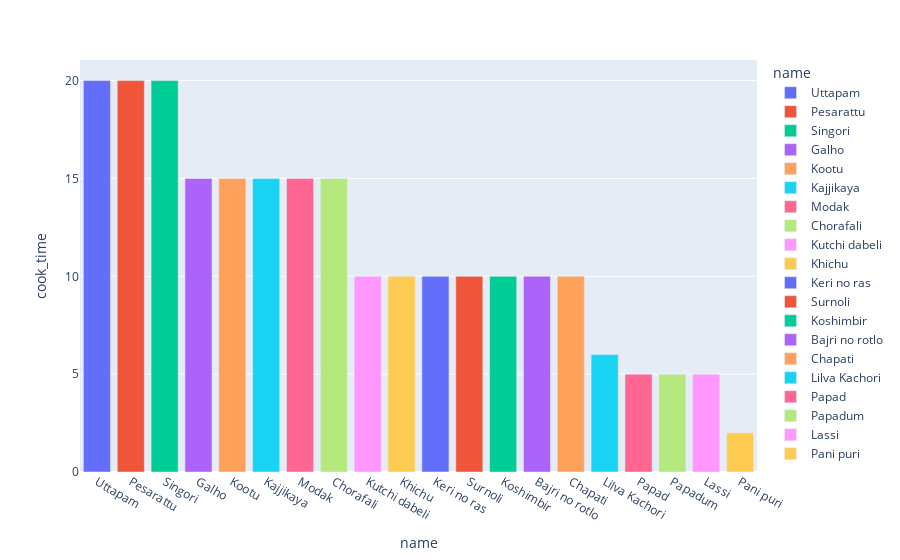

This figure's notebook cell:
### Code cell
fig=px.bar(cooking_time,y='cook_time', x='name', color='name')
fig.show()

### Figure 1 — Plotly figure (JSON) as saved in the notebook; plotly's stock layout.template omitted (floating-point values rounded to 4 significant figures)
{"data": [{"alignmentgroup": "True", "hovertemplate": "name=%{x}<br>cook_time=%{y}<extra></extra>", "legendgroup": "Uttapam", "marker": {"color": "#636efa", "pattern": {"shape": ""}}, "name": "Uttapam", "offsetgroup": "Uttapam", "orientation": "v", "showlegend": true, "textposition": "auto", "type": "bar", "x": ["Uttapam"], "xaxis": "x", "y": [20], "yaxis": "y"}, {"alignmentgroup": "True", "hovertemplate": "name=%{x}<br>cook_time=%{y}<extra></extra>", "legendgroup": "Pesarattu", "marker": {"color": "#EF553B", "pattern": {"shape": ""}}, "name": "Pesarattu", "offsetgroup": "Pesarattu", "orientation": "v", "showlegend": true, "textposition": "auto", "type": "bar", "x": ["Pesarattu"], "xaxis": "x", "y": [20], "yaxis": "y"}, {"alignmentgroup": "True", "hovertemplate": "name=%{x}<br>cook_time=%{y}<extra></extra>", "legendgroup": "Singori", "marker": {"color": "#00cc96", "pattern": {"shape": ""}}, "name": "Singori", "offsetgroup": "Singori", "orientation": "v", "showlegend": true, "textposition": "auto", "type": "bar", "x": ["Singori"], "xaxis": "x", "y": [20], "yaxis": "y"}, {"alignmentgroup": "True", "hovertemplate": "name=%{x}<br>cook_time=%{y}<extra></extra>", "legendgroup": "Galho", "marker": {"color": "#ab63fa", "pattern": {"shape": ""}}, "name": "Galho", "offsetgroup": "Galho", "orientation": "v", "showlegend": true, "textposition": "auto", "type": "bar", "x": ["Galho"], "xaxis": "x", "y": [15], "yaxis": "y"}, {"alignmentgroup": "True", "hovertemplate": "name=%{x}<br>cook_time=%{y}<extra></extra>", "legendgroup": "Kootu", "marker": {"color": "#FFA15A", "pattern": {"shape": ""}}, "name": "Kootu", "offsetgroup": "Kootu", "orientation": "v", "showlegend": true, "textposition": "auto", "type": "bar", "x": ["Kootu"], "xaxis": "x", "y": [15], "yaxis": "y"}, {"alignmentgroup": "True", "hovertemplate": "name=%{x}<br>cook_time=%{y}<extra></extra>", "legendgroup": "Kajjikaya", "marker": {"color": "#19d3f3", "pattern": {"shape": ""}}, "name": "Kajjikaya", "offsetgroup": "Kajjikaya", "orientation": "v", "showlegend": true, "textposition": "auto", "type": "bar", "x": ["Kajjikaya"], "xaxis": "x", "y": [15], "yaxis": "y"}, {"alignmentgroup": "True", "hovertemplate": "name=%{x}<br>cook_time=%{y}<extra></extra>", "legendgroup": "Modak", "marker": {"color": "#FF6692", "pattern": {"shape": ""}}, "name": "Modak", "offsetgroup": "Modak", "orientation": "v", "showlegend": true, "textposition": "auto", "type": "bar", "x": ["Modak"], "xaxis": "x", "y": [15], "yaxis": "y"}, {"alignmentgroup": "True", "hovertemplate": "name=%{x}<br>cook_time=%{y}<extra></extra>", "legendgroup": "Chorafali", "marker": {"color": "#B6E880", "pattern": {"shape": ""}}, "name": "Chorafali", "offsetgroup": "Chorafali", "orientation": "v", "showlegend": true, "textposition": "auto", "type": "bar", "x": ["Chorafali"], "xaxis": "x", "y": [15], "yaxis": "y"}, {"alignmentgroup": "True", "hovertemplate": "name=%{x}<br>cook_time=%{y}<extra></extra>", "legendgroup": "Kutchi dabeli", "marker": {"color": "#FF97FF", "pattern": {"shape": ""}}, "name": "Kutchi dabeli", "offsetgroup": "Kutchi dabeli", "orientation": "v", "showlegend": true, "textposition": "auto", "type": "bar", "x": ["Kutchi dabeli"], "xaxis": "x", "y": [10], "yaxis": "y"}, {"alignmentgroup": "True", "hovertemplate": "name=%{x}<br>cook_time=%{y}<extra></extra>", "legendgroup": "Khichu", "marker": {"color": "#FECB52", "pattern": {"shape": ""}}, "name": "Khichu", "offsetgroup": "Khichu", "orientation": "v", "showlegend": true, "textposition": "auto", "type": "bar", "x": ["Khichu"], "xaxis": "x", "y": [10], "yaxis": "y"}, {"alignmentgroup": "True", "hovertemplate": "name=%{x}<br>cook_time=%{y}<extra></extra>", "legendgroup": "Keri no ras", "marker": {"color": "#636efa", "pattern": {"shape": ""}}, "name": "Keri no ras", "offsetgroup": "Keri no ras", "orientation": "v", "showlegend": true, "textposition": "auto", "type": "bar", "x": ["Keri no ras"], "xaxis": "x", "y": [10], "yaxis": "y"}, {"alignmentgroup": "True", "hovertemplate": "name=%{x}<br>cook_time=%{y}<extra></extra>", "legendgroup": "Surnoli", "marker": {"color": "#EF553B", "pattern": {"shape": ""}}, "name": "Surnoli", "offsetgroup": "Surnoli", "orientation": "v", "showlegend": true, "textposition": "auto", "type": "bar", "x": ["Surnoli"], "xaxis": "x", "y": [10], "yaxis": "y"}, {"alignmentgroup": "True", "hovertemplate": "name=%{x}<br>cook_time=%{y}<extra></extra>", "legendgroup": "Koshimbir", "marker": {"color": "#00cc96", "pattern": {"shape": ""}}, "name": "Koshimbir", "offsetgroup": "Koshimbir", "orientation": "v", "showlegend": true, "textposition": "auto", "type": "bar", "x": ["Koshimbir"], "xaxis": "x", "y": [10], "yaxis": "y"}, {"alignmentgroup": "True", "hovertemplate": "name=%{x}<br>cook_time=%{y}<extra></extra>", "legendgroup": "Bajri no rotlo", "marker": {"color": "#ab63fa", "pattern": {"shape": ""}}, "name": "Bajri no rotlo", "offsetgroup": "Bajri no rotlo", "orientation": "v", "showlegend": true, "textposition": "auto", "type": "bar", "x": ["Bajri no rotlo"], "xaxis": "x", "y": [10], "yaxis": "y"}, {"alignmentgroup": "True", "hovertemplate": "name=%{x}<br>cook_time=%{y}<extra></extra>", "legendgroup": "Chapati", "marker": {"color": "#FFA15A", "pattern": {"shape": ""}}, "name": "Chapati", "offsetgroup": "Chapati", "orientation": "v", "showlegend": true, "textposition": "auto", "type": "bar", "x": ["Chapati"], "xaxis": "x", "y": [10], "yaxis": "y"}, {"alignmentgroup": "True", "hovertemplate": "name=%{x}<br>cook_time=%{y}<extra></extra>", "legendgroup": "Lilva Kachori", "marker": {"color": "#19d3f3", "pattern": {"shape": ""}}, "name": "Lilva Kachori", "offsetgroup": "Lilva Kachori", "orientation": "v", "showlegend": true, "textposition": "auto", "type": "bar", "x": ["Lilva Kachori"], "xaxis": "x", "y": [6], "yaxis": "y"}, {"alignmentgroup": "True", "hovertemplate": "name=%{x}<br>cook_time=%{y}<extra></extra>", "legendgroup": "Papad", "marker": {"color": "#FF6692", "pattern": {"shape": ""}}, "name": "Papad", "offsetgroup": "Papad", "orientation": "v", "showlegend": true, "textposition": "auto", "type": "bar", "x": ["Papad"], "xaxis": "x", "y": [5], "yaxis": "y"}, {"alignmentgroup": "True", "hovertemplate": "name=%{x}<br>cook_time=%{y}<extra></extra>", "legendgroup": "Papadum", "marker": {"color": "#B6E880", "pattern": {"shape": ""}}, "name": "Papadum", "offsetgroup": "Papadum", "orientation": "v", "showlegend": true, "textposition": "auto", "type": "bar", "x": ["Papadum"], "xaxis": "x", "y": [5], "yaxis": "y"}, {"alignmentgroup": "True", "hovertemplate": "name=%{x}<br>cook_time=%{y}<extra></extra>", "legendgroup": "Lassi", "marker": {"color": "#FF97FF", "pattern": {"shape": ""}}, "name": "Lassi", "offsetgroup": "Lassi", "orientation": "v", "showlegend": true, "textposition": "auto", "type": "bar", "x": ["Lassi"], "xaxis": "x", "y": [5], "yaxis": "y"}, {"alignmentgroup": "True", "hovertemplate": "name=%{x}<br>cook_time=%{y}<extra></extra>", "legendgroup": "Pani puri", "marker": {"color": "#FECB52", "pattern": {"shape": ""}}, "name": "Pani puri", "offsetgroup": "Pani puri", "orientation": "v", "showlegend": true, "textposition": "auto", "type": "bar", "x": ["Pani puri"], "xaxis": "x", "y": [2], "yaxis": "y"}], "layout": {"barmode": "relative", "legend": {"title": {"text": "name"}, "tracegroupgap": 0}, "margin": {"t": 60}, "xaxis": {"anchor": "y", "categoryarray": ["Uttapam", "Pesarattu", "Singori", "Galho", "Kootu", "Kajjikaya", "Modak", "Chorafali", "Kutchi dabeli", "Khichu", "Keri no ras", "Surnoli", "Koshimbir", "Bajri no rotlo", "Chapati", "Lilva Kachori", "Papad", "Papadum", "Lassi", "Pani puri"], "categoryorder": "array", "domain": [0, 1], "title": {"text": "name"}}, "yaxis": {"anchor": "x", "domain": [0, 1], "title": {"text": "cook_time"}}}}
